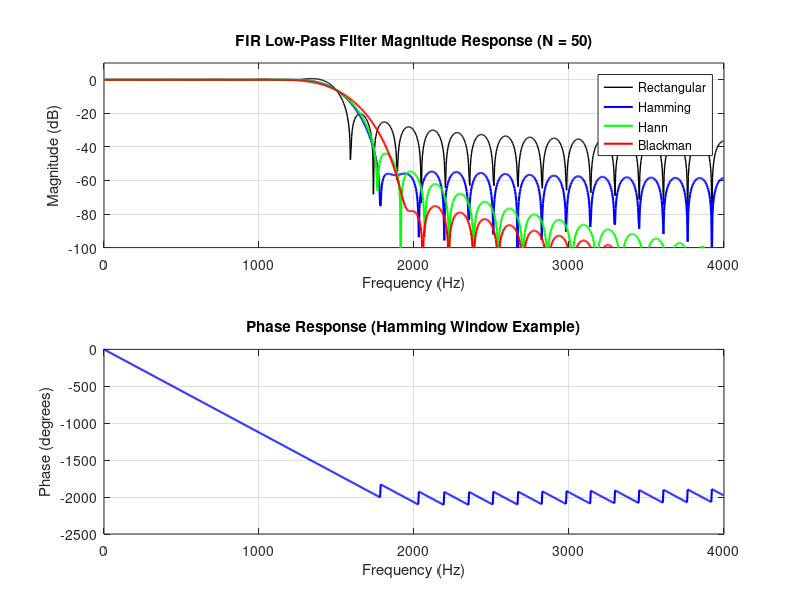

This chart was generated by the following MATLAB code:

clear; clc; close all;

Fs = 8000;
fc = 1500;
wc = fc / (Fs/2);   % Normalized cutoff frequency
N = 50;             % Filter order

% Window Functions
w_rect  = rectwin(N+1);
w_hamm  = hamming(N+1);
w_hann  = hann(N+1);
w_black = blackman(N+1);

% FIR Filter Design using fir1
b_rect  = fir1(N, wc, w_rect);
b_hamm  = fir1(N, wc, w_hamm);
b_hann  = fir1(N, wc, w_hann);
b_black = fir1(N, wc, w_black);

% Frequency Response Calculation
[H_rect, f] = freqz(b_rect, 1, 1024, Fs);
[H_hamm, ~] = freqz(b_hamm, 1, 1024, Fs);
[H_hann, ~] = freqz(b_hann, 1, 1024, Fs);
[H_black, ~] = freqz(b_black, 1, 1024, Fs);

% Display Numerical Outputs
fprintf('=== EXPERIMENT 4: FIR WINDOWING TECHNIQUES ===\n\n');
fprintf('Filter Order (N): %d\n', N);
fprintf('Cutoff Frequency: %d Hz\n\n', fc);

fprintf('--- RECTANGULAR WINDOW COEFFICIENTS (First 5) ---\n');
disp(b_rect(1:5));

fprintf('--- HAMMING WINDOW COEFFICIENTS (First 5) ---\n');
disp(b_hamm(1:5));

fprintf('--- HANNING WINDOW COEFFICIENTS (First 5) ---\n');
disp(b_hann(1:5));

fprintf('--- BLACKMAN WINDOW COEFFICIENTS (First 5) ---\n');
disp(b_black(1:5));

% Plotting
figure('Name', 'FIR Windowing Techniques Comparison');

% Magnitude Response
subplot(2,1,1);

% Avoid log10(0)
plot(f, 20*log10(max(abs(H_rect), 1e-10)), ...
    'k', 'LineWidth', 1);
hold on;

plot(f, 20*log10(max(abs(H_hamm), 1e-10)), ...
    'b', 'LineWidth', 1.5);

plot(f, 20*log10(max(abs(H_hann), 1e-10)), ...
    'g', 'LineWidth', 1.5);

plot(f, 20*log10(max(abs(H_black), 1e-10)), ...
    'r', 'LineWidth', 1.5);

grid on;
legend('Rectangular', 'Hamming', 'Hann', 'Blackman');
title('FIR Low-Pass Filter Magnitude Response (N = 50)');
xlabel('Frequency (Hz)');
ylabel('Magnitude (dB)');
ylim([-100 10]);

% Phase Response
subplot(2,1,2);
plot(f, unwrap(angle(H_hamm))*180/pi, ...
    'b', 'LineWidth', 1.5);

grid on;
title('Phase Response (Hamming Window Example)');
xlabel('Frequency (Hz)');
ylabel('Phase (degrees)');
